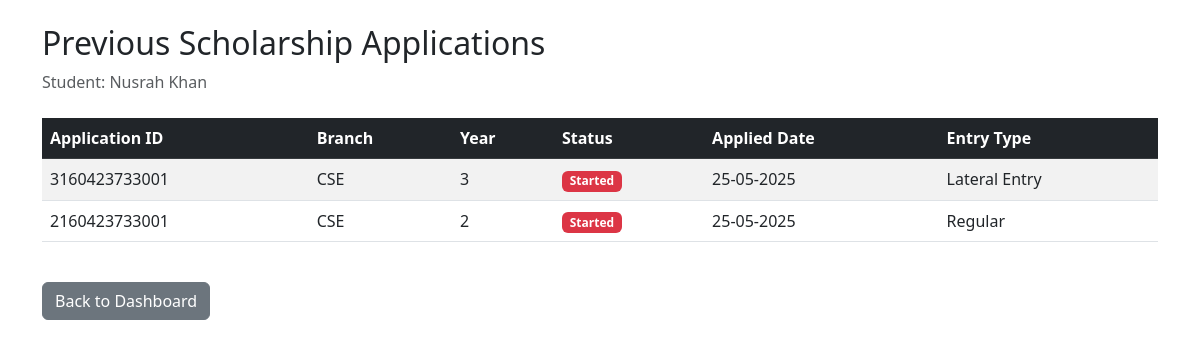
The app's page /previous_applications (signed in), older data.
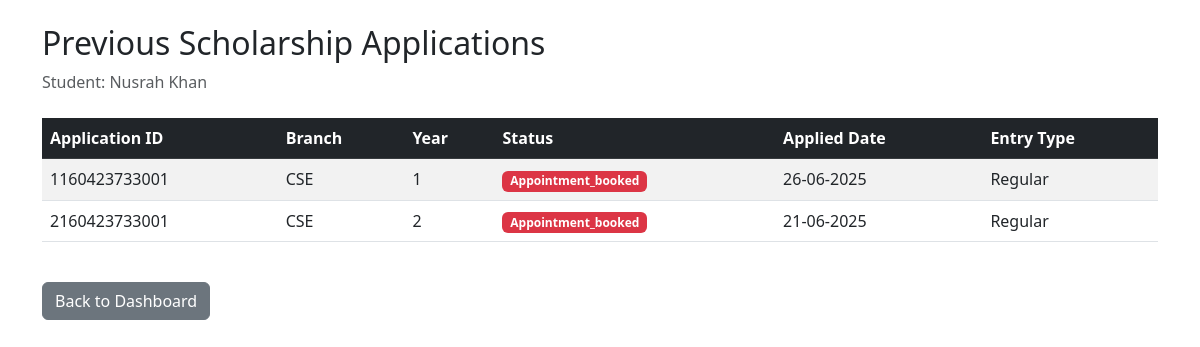
The same page, newer data.
### models.py (models this page shows, shortened)
class Student(db.Model):
    user_id = db.Column(db.Integer, primary_key=True, autoincrement=True)
    username = db.Column(db.String(80), nullable=False)
    email = db.Column(db.String(120), unique=True, nullable=False)
    password = db.Column(db.String(80), unique=True, nullable=False)
    roll_number = db.Column(db.String(80), unique=True, nullable=False)
    is_verified = db.Column(db.Boolean, default=False)

class ScholarshipApplication(db.Model):
    id = db.Column(db.String(20), primary_key=True)
    roll_number = db.Column(db.String(80), nullable=False)
    branch = db.Column(db.String(80), nullable=False)
    year = db.Column(db.String(20), nullable=False)
    lateral_entry = db.Column(db.Boolean, default=False)  # LE field
    scholarship_state = db.Column(db.String(80), default='pending')
    created_at = db.Column(db.DateTime, default=datetime.utcnow)

### main.py (the view)
@app.route('/previous_applications')
def previous_applications():
    try:
        if 'user_id' not in session or session.get('user_type') != 'student':
            return redirect(url_for('login'))
        student = db.session.get(Student, session['user_id'])
        if not student:
            return redirect(url_for('login'))
        roll_number = student.email.split('@')[0]
        applications = ScholarshipApplication.query\
            .filter_by(roll_number=roll_number)\
            .order_by(ScholarshipApplication.created_at.desc())\
            .all()
        formatted_applications = [{
            'application_id': app.id,
            'roll_number': app.roll_number,
            'branch': app.branch,
            'year': app.year,
            'status': app.scholarship_state,
            'applied_date': app.created_at.strftime('%d-%m-%Y'),
            'is_lateral_entry': app.lateral_entry
        } for app in applications]
        return render_template('previous_applications.html',
                             applications=formatted_applications,
                             student_name=student.username)
    except Exception as e:
        return redirect(url_for('student_dashboard'))

### templates/previous_applications.html (shortened to what this page needs)
<!DOCTYPE html>
<html lang="en">
<head>
    <link href="https://cdn.jsdelivr.net/npm/bootstrap@5.3.0/dist/css/bootstrap.min.css" rel="stylesheet">
</head>
<body>
    <div class="container mt-4">
        <h2>Previous Scholarship Applications</h2>
        <p class="text-muted">Student: {{ student_name }}</p>
        {% if applications %}
            <div class="table-responsive mt-4">
                <table class="table table-striped table-hover">
                    <thead class="table-dark">
                        <tr>
                            <th>Application ID</th>
                            <th>Branch</th>
                            <th>Year</th>
                            <th>Status</th>
                            <th>Applied Date</th>
                            <th>Entry Type</th>
                        </tr>
                    </thead>
                    <tbody>
                        {% for app in applications %}
                            <tr>
                                <td>{{ app.application_id }}</td>
                                <td>{{ app.branch }}</td>
                                <td>{{ app.year }}</td>
                                <td>
                                    <span class="badge {% if app.status == 'approved' %}bg-success
                                                      {% elif app.status == 'pending' %}bg-warning
                                                      {% else %}bg-danger{% endif %}">
                                        {{ app.status|title }}
                                    </span>
                                </td>
                                <td>{{ app.applied_date }}</td>
                                <td>{{ 'Lateral Entry' if app.is_lateral_entry else 'Regular' }}</td>
                            </tr>
                        {% endfor %}
                    </tbody>
                </table>
            </div>
        {% else %}
            <div class="alert alert-info mt-4">
                No previous applications found.
            </div>
        {% endif %}
        <div class="mt-4">
            <a href="{{ url_for('student_dashboard') }}" class="btn btn-secondary">Back to Dashboard</a>
        </div>
    </div>
</body>
</html>

Row changes from the older to the newer data that the page shows:
removed ScholarshipApplication: application_id "3160423733001", branch "CSE", year "3", status "Started", applied_date "25-05-2025", is_lateral_entry "Lateral Entry"
added ScholarshipApplication: application_id "1160423733001", branch "CSE", year "1", status "Appointment_booked", applied_date "26-06-2025", is_lateral_entry "Regular"
changed ScholarshipApplication id 2160423733001: status "Started" → "Appointment_booked"; applied_date "25-05-2025" → "21-06-2025"
